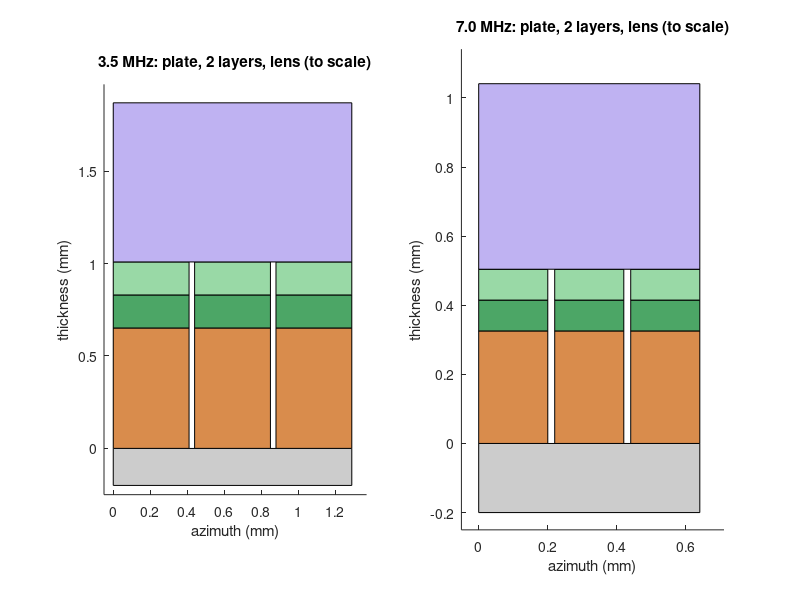

MATLAB code to generate this figure:
%% m17_stack_dimensions.m  --  typical array acoustic stack at 3.5 and 7 MHz
% Purpose : compute the dimensions drawn in Figures 17.C-17.E: active-layer
%           thickness (lambda/2 plate), Desilets two-layer impedances and
%           lambda/4 thicknesses, pitch, kerf, element w/t (sub-dicing check),
%           cylindrical lens radius / sag / centre thickness and loss, and the
%           elevation slice thickness and near-field length.
% Model   : rules of thumb only (no wave solver). PZT-5H-like plate
%           (7500 kg/m^3, 4560 m/s), layers c = 2500 m/s, tissue 1540 m/s,
%           RTV lens 1000 m/s with 3 dB/mm at 5 MHz and alpha ~ f^1.5,
%           linear array pitch = lambda. Plate speed is used for t; a slender
%           element resonates lower (m17_fdtd_plate_modes.m).
% Change  : f0 list, H and F per frequency, kerf, cLay, the array pitch rule.
% Expect  : 3.5 MHz: t 0.651 mm, layers 8.95/2.34 MRayl at 179 um, pitch
%           0.440 mm, w/t 0.63, R 32.4 mm, sag 0.560 mm, slice 1.95 mm.
%           7 MHz: t 0.326 mm, layers 89 um, pitch 0.220 mm, w/t 0.61,
%           R 10.8 mm, sag 0.237 mm, slice 0.87 mm. Runtime < 1 s.
clear; close all; rng(1);

%% Parameters
f0s  = [3.5 7];            % MHz
Hs   = [12 4.5];           % elevation height (mm)
Fs   = [60 20];            % elevation focus (mm)
kerf = [0.030 0.020];      % dicing kerf (mm)
vP = 4560; rhoP = 7500; Zp = rhoP*vP/1e6;   % plate speed (m/s), density, MRayl
ZL = 1.5; cLay = 2500;                      % tissue MRayl, layer speed (m/s)
ct = 1540; cl = 1000; te = 0.30;            % tissue / lens speeds (m/s), lens edge (mm)
a5 = 3; nexp = 1.5;                         % lens loss dB/mm at 5 MHz, exponent
Z1 = Zp^(4/7)*ZL^(3/7); Z2 = Zp^(1/7)*ZL^(6/7);   % Desilets two-layer

figure('Position', [80 80 900 420]);
for q = 1:numel(f0s)
  f0 = f0s(q); lam = ct/(f0*1e3);           % mm
  t = vP/(2*f0*1e3);                        % plate lambda/2 (mm)
  d = cLay/(4*f0*1e3);                      % lambda/4 layer (mm)
  pitch = lam; w = pitch - kerf(q);
  R = Fs(q)*(ct/cl - 1); sag = R - sqrt(R^2 - (Hs(q)/2)^2); Tc = te + sag;
  alpha = a5*(f0/5)^nexp;                   % dB/mm at f0
  slice = 0.886*lam*Fs(q)/Hs(q); nf = Hs(q)^2/(4*lam);
  fprintf('--- %.1f MHz (lambda %.3f mm in tissue)\n', f0, lam);
  fprintf('plate t = %.3f mm (Zp %.1f MRayl); ML1 %.2f MRayl, ML2 %.2f MRayl, each %.0f um\n', t, Zp, Z1, Z2, 1e3*d);
  fprintf('pitch %.3f mm, kerf %.0f um, width %.3f mm, w/t = %.2f', pitch, 1e3*kerf(q), w, w/t);
  if w/t > 0.6, fprintf(' -> sub-dice: halves at w/t = %.2f\n', (w - kerf(q))/2/t); else, fprintf(' (ok)\n'); end
  fprintf('lens R = %.1f mm, sag %.3f mm, centre %.3f mm, two-way centre loss %.1f dB\n', R, sag, Tc, 2*alpha*Tc);
  fprintf('elevation F %.0f mm (F# %.2f): slice %.2f mm, near field H^2/(4 lambda) = %.1f mm\n', Fs(q), Fs(q)/Hs(q), slice, nf);
  % stack to scale (azimuth section, 3 elements)
  subplot(1, 2, q); hold on;
  z = 0; lay = {t, d, d, Tc}; col = {[0.85 0.55 0.3], [0.3 0.65 0.4], [0.6 0.85 0.65], [0.75 0.7 0.95]};
  for e = 0:2
    x0 = e*pitch;
    patch(x0 + [0 w w 0], [0 0 t t], col{1});
    patch(x0 + [0 w w 0], t + [0 0 d d], col{2});
    patch(x0 + [0 w w 0], t + d + [0 0 d d], col{3});
  end
  patch([0 3*pitch-kerf(q) 3*pitch-kerf(q) 0], t + 2*d + [0 0 Tc Tc], col{4});
  patch([0 3*pitch-kerf(q) 3*pitch-kerf(q) 0], [-0.2 -0.2 0 0], [0.8 0.8 0.8]);
  axis equal; xlim([-0.05 3*pitch+0.05]); ylim([-0.25 t+2*d+Tc+0.1]);
  xlabel('azimuth (mm)'); ylabel('thickness (mm)');
  title(sprintf('%.1f MHz: plate, 2 layers, lens (to scale)', f0));
end
